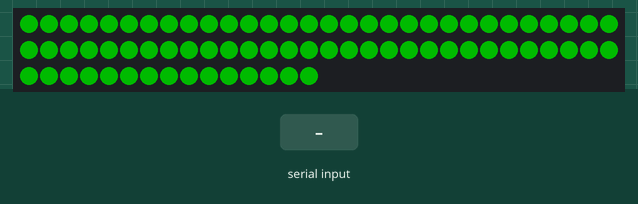
Bench run of a sketch on a simulated Arduino Uno, built with avr-gcc and run on an emulated ATmega328P. Shown: 75 RGB LEDs in strip order, left to right, continuing on the next row. Inputs (shaded band) come from the test bench. Dim RGB values are drawn brighter than linear.

Above: at 1.2 s.
1.3 s: byte 30 received over Serial
At 1.69 s:
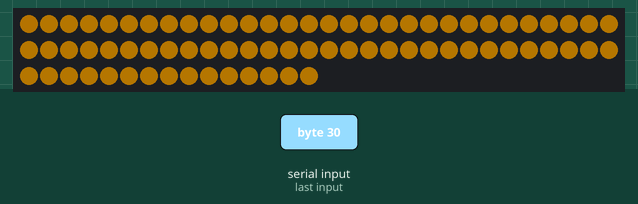
3.9 s: byte 90 received over Serial
At 4.14 s:
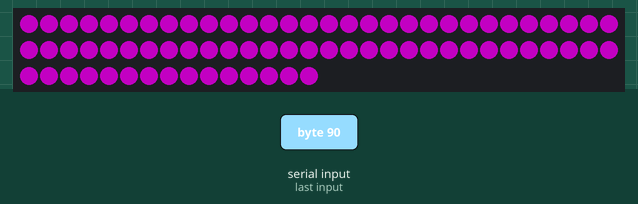
6.4 s: byte 120 received over Serial
At 7.23 s:
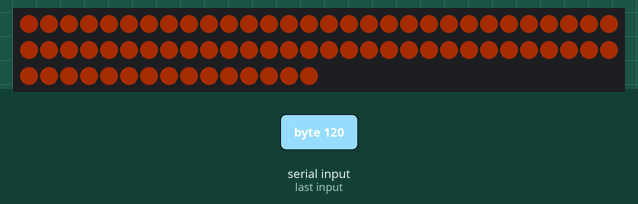
Timing chart, 0 to 9.4 s (numbered marks = the images above; inputs shaded):
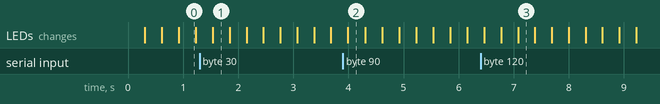

The sketch:

LED_system.ino.ino
```cpp
#include <Adafruit_NeoPixel.h>

#define PIN 6   // input pin Neopixel is attached to

#define NUMPIXELS      75 // number of neopixels in strip

Adafruit_NeoPixel pixels = Adafruit_NeoPixel(NUMPIXELS, PIN, NEO_GRB + NEO_KHZ800);


int color = 10; //Sets the lights to a color between 0-6, following the standard 7 color ROYGBIV order. if more than 6, also applies a fade effect.
//Default color = 3

bool isAdding = true; //If true, fade increases; if false, fade decreases.
int storeBrightness = 0; //Store brightness value

void setup() {
  // Initialize the NeoPixel library.
  pixels.begin();
  Serial.begin(9600);
}

void loop() {

  if(color > 6) //If color needs a fade
  {
    if(isAdding) //is adding?
    {
      storeBrightness++; //increase brightness
    }
    else //is decrasing?
    {
      storeBrightness--; //decrease brightness
    }
    delay(5);
  }

  if(storeBrightness > 99) //if brightness is 100 or more (somehow)
  {
    isAdding = false; //start subtracting
  }
  else if(storeBrightness < 1) //if brightness is less than 0 or more (somehow)
  {
    isAdding = true; //start adding (default)
  }

  for (int i=0; i < NUMPIXELS; i++) {
    // pixels.Color takes RGB values, from 0,0,0 up to 255,255,255

  if(color%7 == 0)
    {    //Error Red
    pixels.setPixelColor(i, pixels.Color(255, 0, 0));
    }
  else if(color%7 == 1)
    {    //Cargo Orange
    pixels.setPixelColor(i, pixels.Color(220, 60, 0));
    }
  else if(color%7 == 2)
    {    //Hatch Yellow
    pixels.setPixelColor(i, pixels.Color(200, 130, 0));
    }
  else if(color%7 == 3)
    {    //Bulldog Green  (0, 255, 0)
    pixels.setPixelColor(i, pixels.Color(0, 255, 0));
    }
  else if(color%7 == 4)
    {    //Unused Blue
    pixels.setPixelColor(i, pixels.Color(0, 0, 255));
    }
  else if(color%7 == 5)
    {    //Fault Purple
    pixels.setPixelColor(i, pixels.Color(100, 0, 210));
    }
  else if(color%7 == 6)
    {    //Usless Magenta
    pixels.setPixelColor(i, pixels.Color(255, 0, 255));
    }
  else //(less than 0 or greater than 13)
    {    //Off Black
    pixels.setPixelColor(i, pixels.Color(0, 0, 0));
    }

   if(color > 6) //if the color value calls for a fade effect
      {
       pixels.setBrightness(storeBrightness); //Set the brightness to the brightness (d u h)
      }
   else
     {
      pixels.setBrightness(100); //Lock it at 100
     }
   }

    // This sends the updated pixel color to the hardware.
    pixels.show();

  }

void serialEvent() {
  while (Serial.available()) {
    char c = Serial.read();
    color = (unsigned int)c;
  }
}
```

Measured:
- after the input at 1.3 s, the LEDs: change after 0.24 s (image 1)
- after the input at 3.9 s, the LEDs: change after 0.09 s (image 2)
- after the input at 6.4 s, the LEDs: first change after 0.07 s (image 3 shows a later state)
